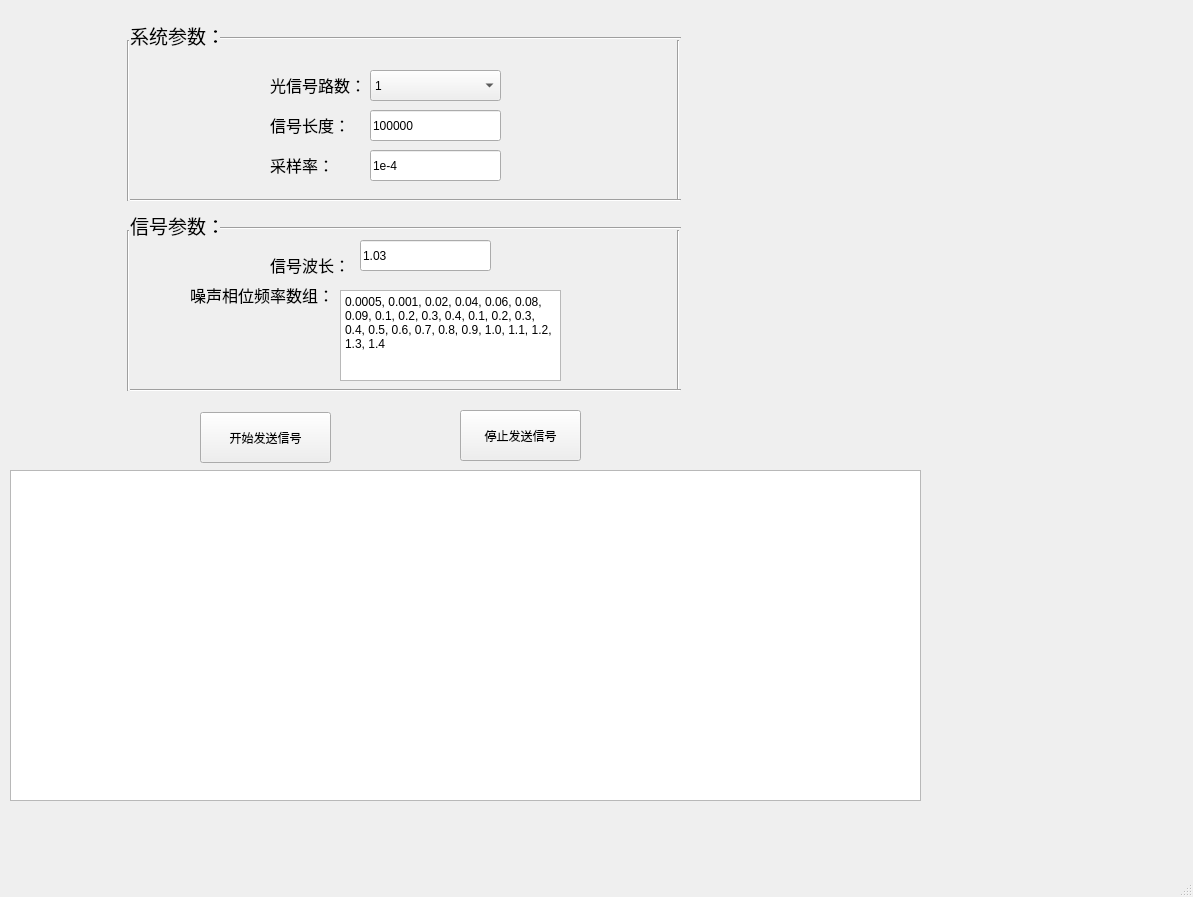
<?xml version="1.0" encoding="UTF-8"?>
<ui version="4.0">
 <class>MainWindow</class>
 <widget class="QMainWindow" name="MainWindow">
  <property name="geometry">
   <rect>
    <x>0</x>
    <y>0</y>
    <width>1193</width>
    <height>897</height>
   </rect>
  </property>
  <property name="windowTitle">
   <string>MainWindow</string>
  </property>
  <widget class="QWidget" name="centralwidget">
   <widget class="QPushButton" name="sendButton">
    <property name="geometry">
     <rect>
      <x>200</x>
      <y>412</y>
      <width>131</width>
      <height>51</height>
     </rect>
    </property>
    <property name="text">
     <string>开始发送信号</string>
    </property>
   </widget>
   <widget class="QPushButton" name="stopButton">
    <property name="geometry">
     <rect>
      <x>460</x>
      <y>410</y>
      <width>121</width>
      <height>51</height>
     </rect>
    </property>
    <property name="text">
     <string>停止发送信号</string>
    </property>
   </widget>
   <widget class="QTextEdit" name="PhaseNoise">
    <property name="geometry">
     <rect>
      <x>340</x>
      <y>290</y>
      <width>221</width>
      <height>91</height>
     </rect>
    </property>
    <property name="html">
     <string>&lt;!DOCTYPE HTML PUBLIC &quot;-//W3C//DTD HTML 4.0//EN&quot; &quot;http://www.w3.org/TR/REC-html40/strict.dtd&quot;&gt;
&lt;html&gt;&lt;head&gt;&lt;meta name=&quot;qrichtext&quot; content=&quot;1&quot; /&gt;&lt;meta charset=&quot;utf-8&quot; /&gt;&lt;style type=&quot;text/css&quot;&gt;
p, li { white-space: pre-wrap; }
hr { height: 1px; border-width: 0; }
li.unchecked::marker { content: &quot;\2610&quot;; }
li.checked::marker { content: &quot;\2612&quot;; }
&lt;/style&gt;&lt;/head&gt;&lt;body style=&quot; font-family:'Microsoft YaHei UI'; font-size:9pt; font-weight:400; font-style:normal;&quot;&gt;
&lt;p style=&quot; margin-top:0px; margin-bottom:0px; margin-left:0px; margin-right:0px; -qt-block-indent:0; text-indent:0px;&quot;&gt;0.0005, 0.001, 0.02, 0.04, 0.06, 0.08, 0.09, 0.1, 0.2, 0.3, 0.4, 0.1, 0.2, 0.3, 0.4, 0.5, 0.6, 0.7, 0.8, 0.9, 1.0, 1.1, 1.2, 1.3, 1.4&lt;/p&gt;&lt;/body&gt;&lt;/html&gt;</string>
    </property>
   </widget>
   <widget class="Line" name="line">
    <property name="geometry">
     <rect>
      <x>220</x>
      <y>30</y>
      <width>461</width>
      <height>16</height>
     </rect>
    </property>
    <property name="orientation">
     <enum>Qt::Orientation::Horizontal</enum>
    </property>
   </widget>
   <widget class="Line" name="line_2">
    <property name="geometry">
     <rect>
      <x>670</x>
      <y>40</y>
      <width>16</width>
      <height>161</height>
     </rect>
    </property>
    <property name="orientation">
     <enum>Qt::Orientation::Vertical</enum>
    </property>
   </widget>
   <widget class="QLineEdit" name="SamplingRate">
    <property name="geometry">
     <rect>
      <x>370</x>
      <y>150</y>
      <width>131</width>
      <height>31</height>
     </rect>
    </property>
    <property name="text">
     <string>1e-4</string>
    </property>
   </widget>
   <widget class="QLabel" name="label_3">
    <property name="geometry">
     <rect>
      <x>270</x>
      <y>110</y>
      <width>91</width>
      <height>31</height>
     </rect>
    </property>
    <property name="text">
     <string>&lt;html&gt;&lt;head/&gt;&lt;body&gt;&lt;p&gt;&lt;span style=&quot; font-size:12pt;&quot;&gt;信号长度：&lt;/span&gt;&lt;/p&gt;&lt;/body&gt;&lt;/html&gt;</string>
    </property>
   </widget>
   <widget class="Line" name="line_5">
    <property name="geometry">
     <rect>
      <x>670</x>
      <y>230</y>
      <width>16</width>
      <height>161</height>
     </rect>
    </property>
    <property name="orientation">
     <enum>Qt::Orientation::Vertical</enum>
    </property>
   </widget>
   <widget class="QLabel" name="label">
    <property name="geometry">
     <rect>
      <x>130</x>
      <y>20</y>
      <width>91</width>
      <height>31</height>
     </rect>
    </property>
    <property name="text">
     <string>&lt;html&gt;&lt;head/&gt;&lt;body&gt;&lt;p&gt;&lt;span style=&quot; font-size:14pt;&quot;&gt;系统参数：&lt;/span&gt;&lt;/p&gt;&lt;/body&gt;&lt;/html&gt;</string>
    </property>
   </widget>
   <widget class="QLabel" name="label_2">
    <property name="geometry">
     <rect>
      <x>270</x>
      <y>70</y>
      <width>91</width>
      <height>31</height>
     </rect>
    </property>
    <property name="text">
     <string>&lt;html&gt;&lt;head/&gt;&lt;body&gt;&lt;p&gt;&lt;span style=&quot; font-size:12pt;&quot;&gt;光信号路数：&lt;/span&gt;&lt;/p&gt;&lt;/body&gt;&lt;/html&gt;</string>
    </property>
   </widget>
   <widget class="QLabel" name="label_4">
    <property name="geometry">
     <rect>
      <x>270</x>
      <y>150</y>
      <width>91</width>
      <height>31</height>
     </rect>
    </property>
    <property name="text">
     <string>&lt;html&gt;&lt;head/&gt;&lt;body&gt;&lt;p&gt;&lt;span style=&quot; font-size:12pt;&quot;&gt;采样率：&lt;/span&gt;&lt;/p&gt;&lt;/body&gt;&lt;/html&gt;</string>
    </property>
   </widget>
   <widget class="Line" name="line_8">
    <property name="geometry">
     <rect>
      <x>130</x>
      <y>380</y>
      <width>551</width>
      <height>20</height>
     </rect>
    </property>
    <property name="orientation">
     <enum>Qt::Orientation::Horizontal</enum>
    </property>
   </widget>
   <widget class="QLabel" name="label_7">
    <property name="geometry">
     <rect>
      <x>190</x>
      <y>280</y>
      <width>141</width>
      <height>31</height>
     </rect>
    </property>
    <property name="text">
     <string>&lt;html&gt;&lt;head/&gt;&lt;body&gt;&lt;p&gt;&lt;span style=&quot; font-size:12pt;&quot;&gt;噪声相位频率数组：&lt;/span&gt;&lt;/p&gt;&lt;/body&gt;&lt;/html&gt;</string>
    </property>
   </widget>
   <widget class="QLineEdit" name="SignalWavelength">
    <property name="geometry">
     <rect>
      <x>360</x>
      <y>240</y>
      <width>131</width>
      <height>31</height>
     </rect>
    </property>
    <property name="text">
     <string>1.03</string>
    </property>
   </widget>
   <widget class="Line" name="line_4">
    <property name="geometry">
     <rect>
      <x>120</x>
      <y>40</y>
      <width>16</width>
      <height>161</height>
     </rect>
    </property>
    <property name="orientation">
     <enum>Qt::Orientation::Vertical</enum>
    </property>
   </widget>
   <widget class="Line" name="line_3">
    <property name="geometry">
     <rect>
      <x>130</x>
      <y>190</y>
      <width>551</width>
      <height>20</height>
     </rect>
    </property>
    <property name="orientation">
     <enum>Qt::Orientation::Horizontal</enum>
    </property>
   </widget>
   <widget class="Line" name="line_7">
    <property name="geometry">
     <rect>
      <x>120</x>
      <y>230</y>
      <width>16</width>
      <height>161</height>
     </rect>
    </property>
    <property name="orientation">
     <enum>Qt::Orientation::Vertical</enum>
    </property>
   </widget>
   <widget class="QLineEdit" name="SignalLength">
    <property name="geometry">
     <rect>
      <x>370</x>
      <y>110</y>
      <width>131</width>
      <height>31</height>
     </rect>
    </property>
    <property name="text">
     <string>100000</string>
    </property>
   </widget>
   <widget class="QLabel" name="label_5">
    <property name="geometry">
     <rect>
      <x>130</x>
      <y>210</y>
      <width>91</width>
      <height>31</height>
     </rect>
    </property>
    <property name="text">
     <string>&lt;html&gt;&lt;head/&gt;&lt;body&gt;&lt;p&gt;&lt;span style=&quot; font-size:14pt;&quot;&gt;信号参数：&lt;/span&gt;&lt;/p&gt;&lt;/body&gt;&lt;/html&gt;</string>
    </property>
   </widget>
   <widget class="QLabel" name="label_6">
    <property name="geometry">
     <rect>
      <x>270</x>
      <y>250</y>
      <width>91</width>
      <height>31</height>
     </rect>
    </property>
    <property name="text">
     <string>&lt;html&gt;&lt;head/&gt;&lt;body&gt;&lt;p&gt;&lt;span style=&quot; font-size:12pt;&quot;&gt;信号波长：&lt;/span&gt;&lt;/p&gt;&lt;/body&gt;&lt;/html&gt;</string>
    </property>
   </widget>
   <widget class="Line" name="line_6">
    <property name="geometry">
     <rect>
      <x>220</x>
      <y>220</y>
      <width>461</width>
      <height>16</height>
     </rect>
    </property>
    <property name="orientation">
     <enum>Qt::Orientation::Horizontal</enum>
    </property>
   </widget>
   <widget class="QComboBox" name="OptChannels">
    <property name="geometry">
     <rect>
      <x>370</x>
      <y>70</y>
      <width>131</width>
      <height>31</height>
     </rect>
    </property>
    <item>
     <property name="text">
      <string>1</string>
     </property>
    </item>
    <item>
     <property name="text">
      <string>2</string>
     </property>
    </item>
    <item>
     <property name="text">
      <string>3</string>
     </property>
    </item>
    <item>
     <property name="text">
      <string>4</string>
     </property>
    </item>
    <item>
     <property name="text">
      <string>5</string>
     </property>
    </item>
    <item>
     <property name="text">
      <string>6</string>
     </property>
    </item>
    <item>
     <property name="text">
      <string>7</string>
     </property>
    </item>
    <item>
     <property name="text">
      <string>8</string>
     </property>
    </item>
   </widget>
   <widget class="QChartView" name="chartLayout">
    <property name="geometry">
     <rect>
      <x>10</x>
      <y>470</y>
      <width>911</width>
      <height>331</height>
     </rect>
    </property>
   </widget>
  </widget>
  <widget class="QMenuBar" name="menubar">
   <property name="geometry">
    <rect>
     <x>0</x>
     <y>0</y>
     <width>1193</width>
     <height>21</height>
    </rect>
   </property>
  </widget>
  <widget class="QStatusBar" name="statusbar"/>
 </widget>
 <customwidgets>
  <customwidget>
   <class>QChartView</class>
   <extends>QGraphicsView</extends>
   <header>qchartview.h</header>
  </customwidget>
 </customwidgets>
 <resources/>
 <connections/>
</ui>
